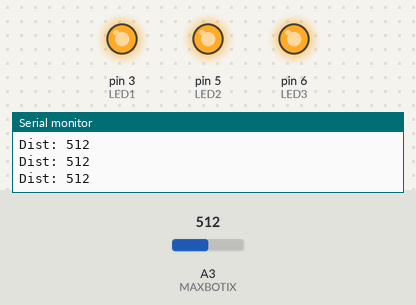
The sketch below on a simulated Arduino Uno, built with avr-gcc and run on an emulated ATmega328P. On the bench: output pins drawn as LEDs (lit = HIGH), the last lines printed to the serial monitor. The test bench sets the inputs (shaded band); at power-on: A3 (MAXBOTIX) = 512.

Above: at 1.2 s.
1.3 s: A3 (MAXBOTIX) set to 128
3.3 s: A3 (MAXBOTIX) set to 106
8.1 s: A3 (MAXBOTIX) set to 75
At 8.7 s:
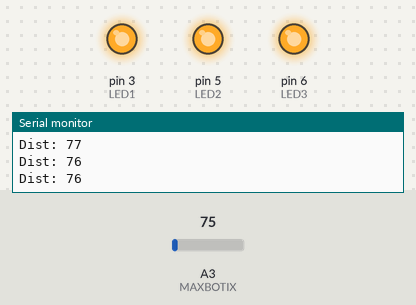
10.1 s: A3 (MAXBOTIX) set to 62
At 11.55 s:
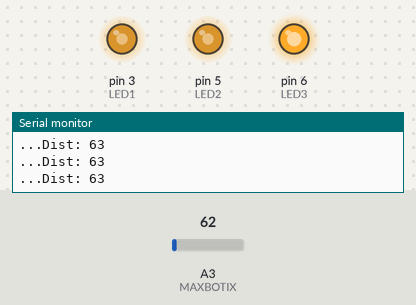
13.1 s: A3 (MAXBOTIX) set to 110
Timing chart, 0 to 17.1 s (numbered marks = the images above; inputs shaded):
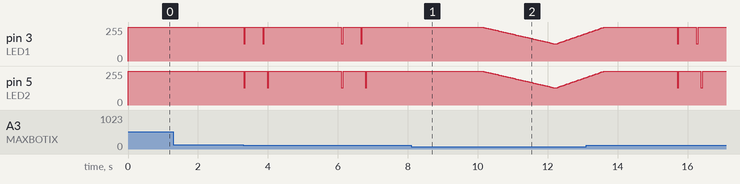

Measured:
- the behaviour switches between 69 and 68 on A3 (MAXBOTIX) (found by bisection; images 1 and 2)
- after the input at 8.1 s, pin 3 (LED1), pin 5 (LED2): stops changing and stays 255/255

The sketch:

light-dress.ino
```cpp
/**
 * Teensy 3.1 HP Led
 * (C)2015 Anouk Wipprecht <info@anoukwipprecht.nl>
 */

// #include <XBee.h>

#define DRESS_1    '1'
#define DRESS_2    '2'
#define DRESS_ALL  'A'

/* define who we are (DRESS_1 or DRESS_2) */
#define MY_ID  DRESS_1

//XBee xbee = XBee();
//XBeeResponse response = XBeeResponse();
//Rx16Response rx16 = Rx16Response();

/* High Power LED BUCKPUCK Control pins */
#define LED1  3
#define LED2  5
#define LED3  6

#define CONSOLE   Serial
//#define XBEEUART  Serial2

/* Minimal cooldown time between animations */
#define ANIMATION_COOLDOWN_DELAY  2000 /*ms */

/* Distance sample rate */
#define DISTANCE_READING_DELAY    100 /*ms */

/* MAXBOTIX Analog pin */
// #define MAXBOTIX  A12 //A12 for teensy
#define MAXBOTIX A3 // A0...7 for Arduino


/* Zones:
--- void < 50
--- 55 <= fade < 70
--- 100 <= freakout < 120  ( heartbeat )
--- 125 <= notice < 135  ( not implemented )
*/

#define MAXBOTIX_ZONE_1_MIN 55
#define MAXBOTIX_ZONE_1_MAX 70
#define MAXBOTIX_ZONE_2_MIN 100
#define MAXBOTIX_ZONE_2_MAX 120

unsigned long cooldown_start_millis;
unsigned long distance_reading_millis;
volatile uint16_t maxbotix_value;

enum {
  STATE_WAITING = 0,
  STATE_ZONE_1_START,
  STATE_ZONE_1_BUSY,
  STATE_ZONE_2_START,
  STATE_ZONE_2_BUSY,
  STATE_XBEE_OVERRIDE_START,
  STATE_XBEE_OVERRIDE_BUSY,
  STATE_ANIMATION_DONE,
  STATE_COOLDOWN,
  STATE_NONE,
};


/** Animations */
#include "animations.h"
animationStc animation;

/* the animation frames */
/* add animations defined in animations.h here (not strictly necessary) */
extern frameStc anim_zone_2_frames[];
extern frameStc anim_zone_1_frames[];
extern frameStc anim_heartbeat_frames[];
extern frameStc anim_quick_fade_frames[];

/***************/

uint8_t current_state;
uint8_t previous_state;

static void set_next_state(uint8_t state)
{
  previous_state = current_state;
  current_state = state;
}


static void do_animation(void)
{
  animationStc *anim = &animation;
  frameStc *frame = &anim->frames[anim->frame];

  if (millis() - anim->start_millis < anim->frame_delay)
    return;

/*
  CONSOLE.print("Frame: ");
  CONSOLE.print(anim->frame);
  CONSOLE.print(" of: ");
  CONSOLE.println(anim->num_frames);
  CONSOLE.print("LED1: ");
  CONSOLE.println(frame->led1);
  CONSOLE.print("LED2: ");
  CONSOLE.println(frame->led2);
*/

  CONSOLE.print(".");

  analogWrite(LED1, (255-(frame->led1))); // inverting the output by subtracting the frame values from 255 because the BuckPucks are active on LOW
  analogWrite(LED2, (255-(frame->led2)));
  //TODO: implement third LED

  anim->frame_delay = frame->delay;
  anim->start_millis = millis();

  if (++anim->frame >= anim->num_frames) {
    if (--anim->repeat <= 0) {
      analogWrite(LED1, 255); // 255 -> LED off
      analogWrite(LED2, 255);
      analogWrite(LED3, 255);
      set_next_state(STATE_ANIMATION_DONE);
    } else {
      CONSOLE.print("REPEAT: ");
      CONSOLE.println(anim->repeat);
      anim->frame = 0;
    }
  }
}

//static void handle_xbee_data(uint8_t data)
//{
//  if (data == MY_ID || data == DRESS_ALL) {
//    set_next_state(STATE_XBEE_OVERRIDE_START);
//  }
//}

static inline uint16_t running_avg(uint16_t current, uint16_t value, float alpha)
{
  float newval = ((float)current * (1.0 - alpha) + (float)value * alpha);
  return round(newval);
}

void do_distance_reading(void)
{
  maxbotix_value = running_avg(maxbotix_value, analogRead(MAXBOTIX), 0.5);
  CONSOLE.print("Dist: ");
  CONSOLE.println(maxbotix_value);

  if (current_state != STATE_WAITING)
    return;

  if (maxbotix_value >= MAXBOTIX_ZONE_1_MIN &&
      maxbotix_value < MAXBOTIX_ZONE_1_MAX) {
        set_next_state(STATE_ZONE_1_START);
  } else if (maxbotix_value >= MAXBOTIX_ZONE_2_MIN &&
      maxbotix_value < MAXBOTIX_ZONE_2_MAX) {
        set_next_state(STATE_ZONE_2_START);
  }
}

void setup() {
  pinMode(LED1, OUTPUT);
  pinMode(LED2, OUTPUT);
  pinMode(LED3, OUTPUT);
  digitalWrite(LED1, HIGH); //BuckPucks want to have a HIGH level to be deactivated, they are active on LOW.
  digitalWrite(LED2, HIGH);
  digitalWrite(LED3, HIGH);

  CONSOLE.begin(115200);
//  XBEEUART.begin(9600);
//  xbee.setSerial(XBEEUART);

  current_state = previous_state = STATE_WAITING;

  maxbotix_value = analogRead(MAXBOTIX);
  for (int i=0; i<10; i++) {
    maxbotix_value = running_avg(maxbotix_value, analogRead(MAXBOTIX), 0.7);
  }
  //maxbotix_timer.begin(do_distance_reading, 500000);
  distance_reading_millis = millis();
}

void loop() {


  /* xbee.readPacket();  // XBEE code start

  if (xbee.getResponse().isAvailable()) {
    if (xbee.getResponse().getApiId() == RX_16_RESPONSE) {
      uint8_t option = 0;
      uint8_t data = 0;

      xbee.getResponse().getRx16Response(rx16);
      option = rx16.getOption();
      data = rx16.getData(0);

      CONSOLE.print("XBEE Data received: ");
      CONSOLE.println(data);

      handle_xbee_data(data);

    } else if (xbee.getResponse().isError()) {
      CONSOLE.println("Error reading packet.  Error code: ");
      CONSOLE.println(xbee.getResponse().getErrorCode());
    }
  } // XBEE code end
*/
  if (millis() - distance_reading_millis >= DISTANCE_READING_DELAY) {
    do_distance_reading();
    distance_reading_millis = millis();
  }

  switch (current_state)
  {
    case STATE_WAITING:
      break;
    case STATE_ZONE_1_START:
      /* change animation.frames and animation.num_frames to the wanted animation frames structure */
      animation.frames = (frameStc*)anim_quick_fade_frames;
      animation.num_frames = sizeof(anim_quick_fade_frames) / sizeof(frameStc);
      /***/
      animation.frame = 0;
      animation.frame_delay = 0;
      animation.repeat = 0;
      animation.start_millis = millis();

      CONSOLE.print("Starting animation: ");
      CONSOLE.print(animation.num_frames);
      CONSOLE.println(" frames");

      set_next_state(STATE_ZONE_1_BUSY);
    case STATE_ZONE_1_BUSY:
      do_animation();
      break;

    case STATE_ZONE_2_START:
      /* change animation.frames and animation.num_frames to the wanted animation frames structure */
      animation.frames = (frameStc*)anim_heartbeat_frames;
      animation.num_frames = sizeof(anim_heartbeat_frames) / sizeof(frameStc);
      /***/
      animation.frame = 0;
      animation.frame_delay = 0;
      animation.repeat = 0;
      animation.start_millis = millis();

      CONSOLE.print("Starting animation: ");
      CONSOLE.print(animation.num_frames);
      CONSOLE.println(" frames");

      set_next_state(STATE_ZONE_2_BUSY);
    case STATE_ZONE_2_BUSY:
      do_animation();
      break;

    case STATE_XBEE_OVERRIDE_START:
      /* change animation.frames and animation.num_frames to the wanted animation frames structure */
      animation.frames = (frameStc*) anim_xbee_override_frames;
      animation.num_frames = sizeof(anim_xbee_override_frames) / sizeof(frameStc);
      /***/
      animation.frame = 0;
      animation.frame_delay = 0;
      animation.repeat = 5;
      animation.start_millis = millis();

      CONSOLE.print("Starting XBEE animation: ");
      CONSOLE.print(animation.num_frames);
      CONSOLE.println(" frames");

      set_next_state(STATE_XBEE_OVERRIDE_BUSY);
    case STATE_XBEE_OVERRIDE_BUSY:
      do_animation();
      break;

    case STATE_ANIMATION_DONE:
      cooldown_start_millis = millis();
      CONSOLE.println("Animation done, cooling down");
      set_next_state(STATE_COOLDOWN);

    case STATE_COOLDOWN:
      if (millis() - cooldown_start_millis >= ANIMATION_COOLDOWN_DELAY) {
        CONSOLE.println("Done cooling down");
        set_next_state(STATE_WAITING);
      }
      break;

    case STATE_NONE:
    default:
      set_next_state(STATE_WAITING);
  }
}
```

Source omitted: animations.h (data table, 17213 bytes)
